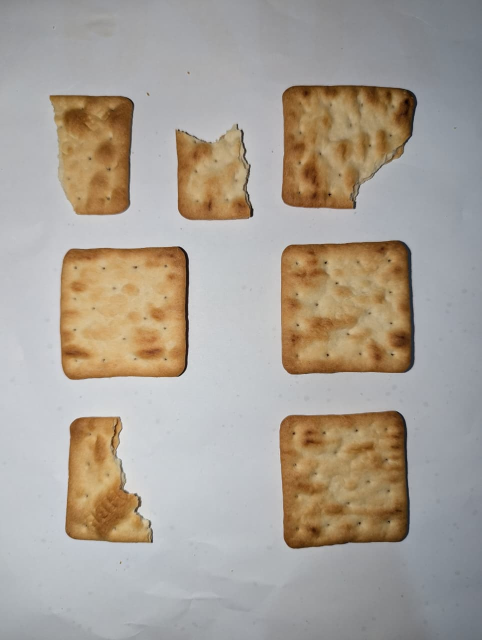
#> input picture input/1.1.jpeg, 963 x 1280 px (shown at 1/2 size); its folder holds only this picture in this run
$ jupyter execute code.ipynb
#> lines starting #> are read from the running program, lines starting #| are printed output that depends on the picture; after the words box and inside, x2 and y2 are one past the last pixel; in counts of white or black regions, pixels touching at a corner belong together
[cell 1]
import cv2
import numpy as np
import os

input_folder = "input"
output_folder = "output"

os.makedirs(output_folder, exist_ok=True)

for filename in os.listdir(input_folder):

    if not filename.lower().endswith((".jpg", ".jpeg", ".png")):
        continue

    image_path = os.path.join(input_folder, filename)
    image = cv2.imread(image_path)
#> image is the input picture: shape (1280, 963, 3); mean B, G, R 150.8, 160.9, 169.2

    if image is None:
        continue

    image = cv2.resize(image, (800, 800))
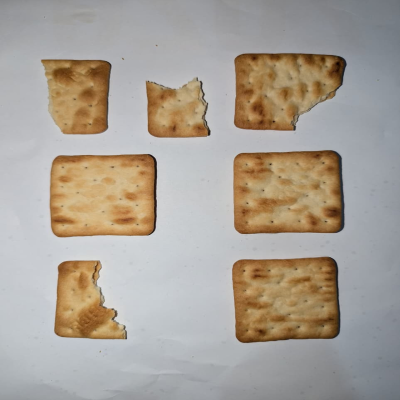
#> image: shape (800, 800, 3) (shown at 1/2 size); mean B, G, R 150.8, 160.8, 169.1


    gray = cv2.cvtColor(image, cv2.COLOR_BGR2GRAY)
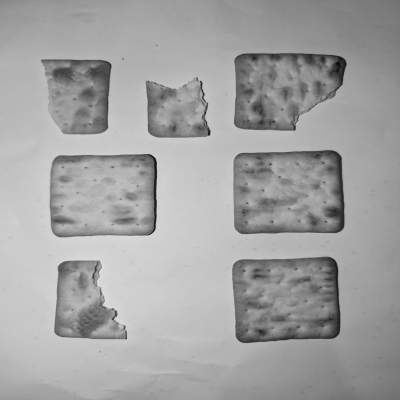
#> gray: shape (800, 800) (shown at 1/2 size); min 4, max 230, mean 162.2


    blur = cv2.GaussianBlur(gray, (5, 5), 0)


    median_val = np.median(blur)
#> median_val = 165
    lower = int(max(0, 0.66 * median_val))
#> lower = 108
    upper = int(min(255, 1.33 * median_val))
#> upper = 219

    edges = cv2.Canny(blur, lower, upper)
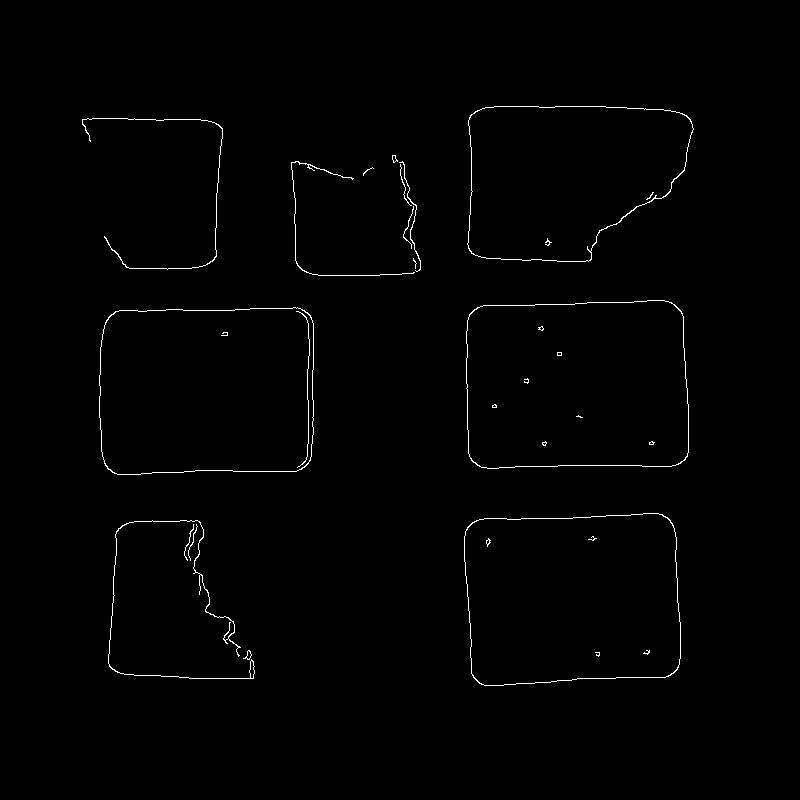
#> edges: shape (800, 800); 0.81% white in thin lines or dots, all inside (x1, y1, x2, y2) = (82, 106, 694, 686)


    kernel = np.ones((5, 5), np.uint8)


    edges = cv2.dilate(edges, kernel, iterations=2)
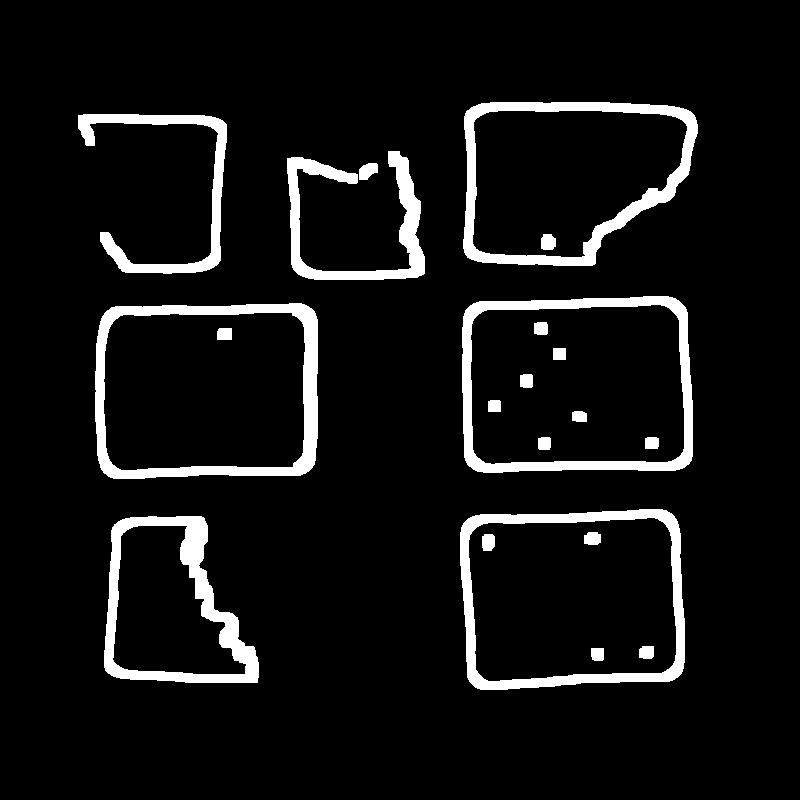
#> edges: shape (800, 800); 7.4% white; 21 white regions, largest, box (x1, y1, x2, y2) and area: (95, 303, 318, 479) 7643, (463, 102, 698, 266) 7039, (462, 296, 693, 473) 7026
    edges = cv2.erode(edges, kernel, iterations=1)
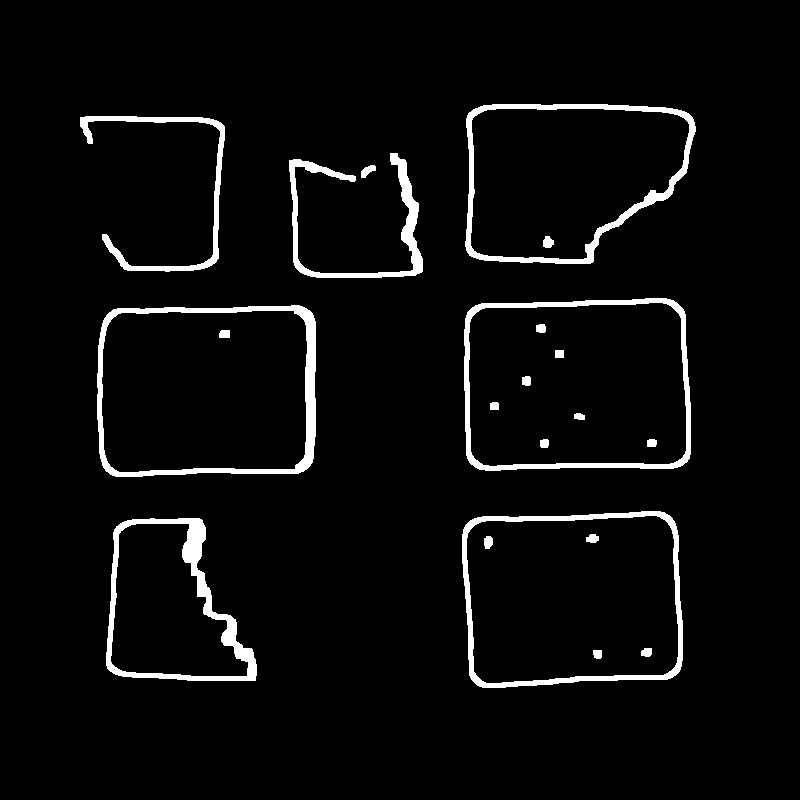
#> edges: shape (800, 800); 4.2% white; 21 white regions, largest, box (x1, y1, x2, y2) and area: (97, 305, 316, 477) 4575, (106, 518, 257, 681) 4106, (465, 104, 696, 264) 3943


    edges = cv2.morphologyEx(edges, cv2.MORPH_CLOSE, kernel, iterations=2)
#> edges: shape (800, 800); 4.2% white; 20 white regions


    contours, _ = cv2.findContours(edges, cv2.RETR_EXTERNAL, cv2.CHAIN_APPROX_SIMPLE)
#> contours = 7 contours; box (x1, y1, x2, y2) and area: (464, 298, 691, 471) 36921, (462, 511, 683, 688) 35670, (97, 305, 316, 477) 35618, (465, 104, 696, 264) 29550, (106, 518, 257, 681) 17574, (289, 153, 423, 278) 2708, (80, 116, 225, 272) 2002

    intact = 0
    broken = 0

    for cnt in contours:

        area = cv2.contourArea(cnt)

        if area < 500 or area > 200000:
            continue

        x, y, w, h = cv2.boundingRect(cnt)

        if w > 750 or h > 750:
            continue

        perimeter = cv2.arcLength(cnt, True)
        if perimeter == 0:
            continue


        circularity = 4 * np.pi * area / (perimeter * perimeter)

        hull = cv2.convexHull(cnt)
        hull_area = cv2.contourArea(hull)

        if hull_area == 0:
            continue

        solidity = float(area) / hull_area


        if circularity > 0.75 and solidity > 0.50:
            label = "Intact Biscuit"
            color = (0, 255, 0)
            intact += 1
        else:
            label = "Broken Biscuit"
            color = (0, 0, 255)
            broken += 1


        cv2.drawContours(image, [cnt], -1, color, 2)
        cv2.rectangle(image, (x, y), (x + w, y + h), color, 2)

        cv2.putText(image, label, (x, y - 10),
                    cv2.FONT_HERSHEY_SIMPLEX, 0.6, color, 2)
#> this loop made 7 passes
#> (area, x, y, w, h, perimeter, circularity, hull_area) on passes 1 to 7: (17574.5, 106, 518, 151, 163, 597.7, 0.618, 19588), (35670, 462, 511, 221, 177, 751.8, 0.793, 36384), (35618, 97, 305, 219, 172, 745.3, 0.806, 36092), (36921, 464, 298, 227, 173, 762.5, 0.798, 37455.5), (2707.5, 289, 153, 134, 125, 935.1, 0.0389, 15085), (2002.5, 80, 116, 145, 156, 883.5, 0.0322, 19333.5), (29550.5, 465, 104, 231, 160, 716.3, 0.724, 30956)
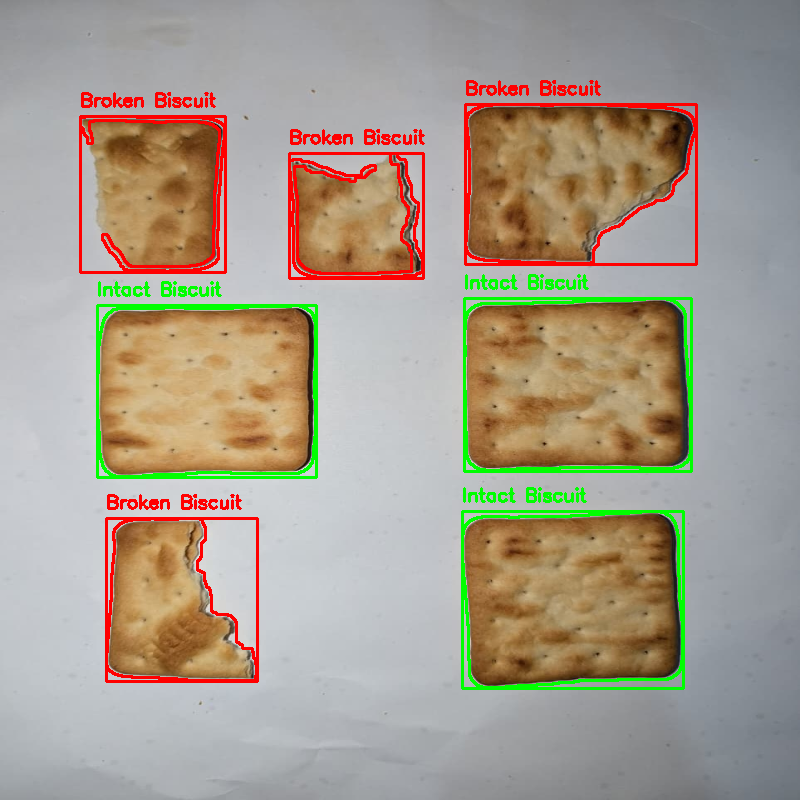
#> image: shape (800, 800, 3); 5.35% of pixels changed, all inside (x1, y1, x2, y2) = (79, 80, 698, 690)
#> after the loop, broken = 4; intact = 3


    output_path = os.path.join(output_folder, f"processed_{filename}")
    cv2.imwrite(output_path, image)

print("Outline-based processing complete. Check output_images folder.")

$ run again, on input/1.5.jpeg
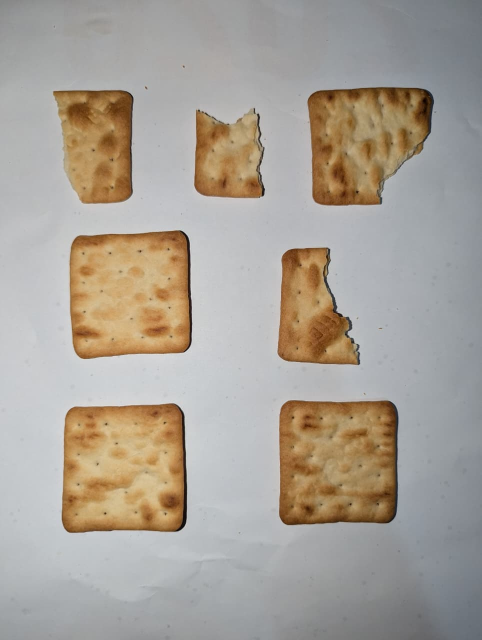
#> input picture input/1.5.jpeg, 963 x 1280 px (shown at 1/2 size)
#> image is the input picture: shape (1280, 963, 3); mean B, G, R 151.2, 161, 168.7
#> median_val = 166
#> lower = 109
#> upper = 220
#> `edges = cv2.erode(edges, kernel, iterations=1)`:
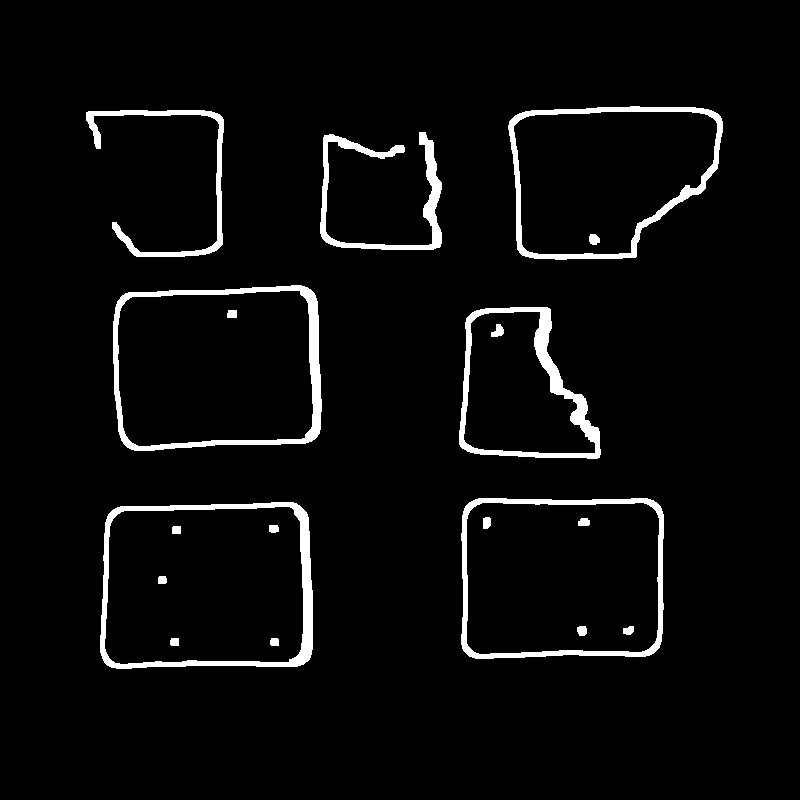
#> edges: shape (800, 800); 4.1% white; 19 white regions, largest, box (x1, y1, x2, y2) and area: (100, 502, 313, 669) 4444, (113, 285, 322, 451) 4272, (459, 307, 601, 459) 3767
#> contours = 7 contours; box (x1, y1, x2, y2) and area: (100, 502, 313, 669) 33304, (113, 285, 322, 451) 31680, (461, 498, 664, 659) 31158, (508, 106, 723, 260) 26117, (459, 307, 601, 459) 15686, (320, 132, 442, 250) 2507, (86, 110, 224, 257) 1946
#> the loop `for cnt in contours: ` made 7 passes
#> (area, x, y, w, h, perimeter, circularity, hull_area) on passes 1 to 7: (33304, 100, 502, 213, 167, 723.7, 0.799, 33809.5), (31158, 461, 498, 203, 161, 701.7, 0.795, 31775), (15686, 459, 307, 142, 152, 550.3, 0.651, 17247), (31679.5, 113, 285, 209, 166, 705.6, 0.8, 32211), (2507, 320, 132, 122, 118, 883.5, 0.0404, 13455), (1946.5, 86, 110, 138, 147, 858.6, 0.0332, 17329), (26117, 508, 106, 215, 154, 669.6, 0.732, 27436.5)
#> after the loop `for cnt in contours:`:
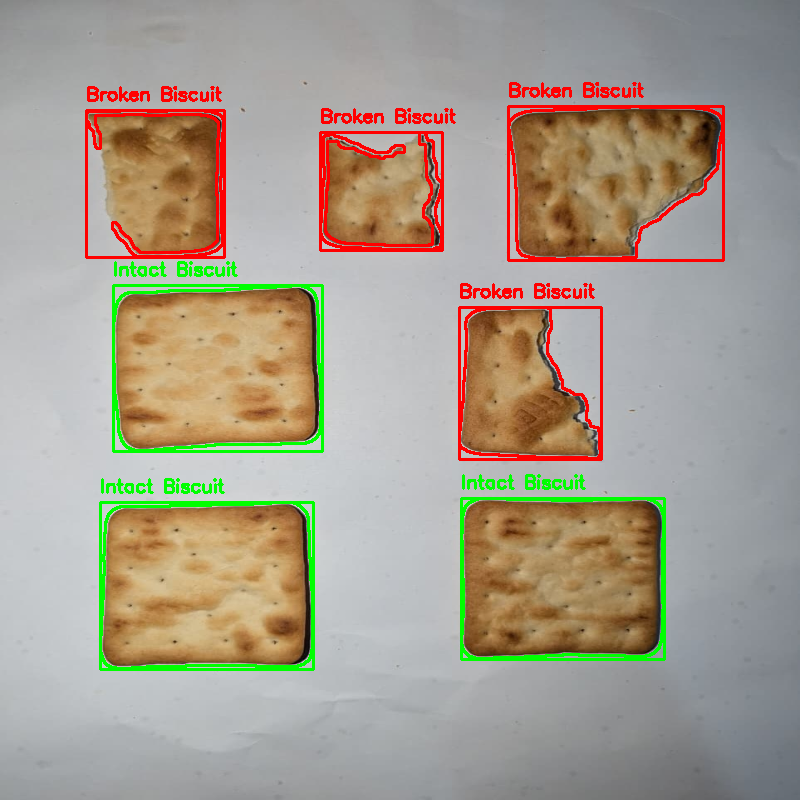
#> image: shape (800, 800, 3); mean B, G, R 142.1, 157.4, 166.7
#> after the loop `for cnt in contours:`: broken = 4; intact = 3

$ run again, on input/2.1.jpeg
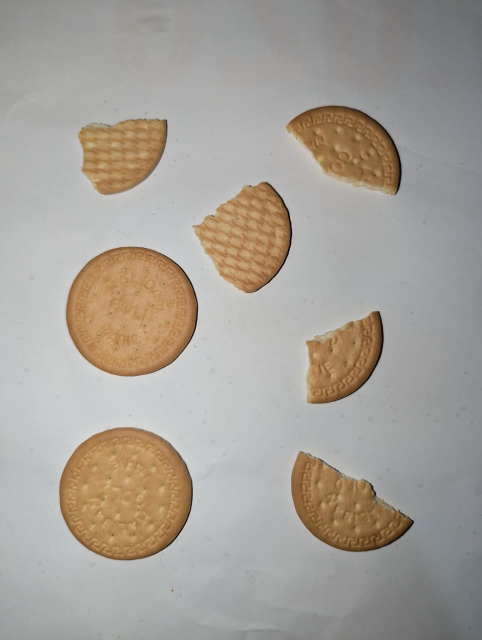
#> input picture input/2.1.jpeg, 963 x 1280 px (shown at 1/2 size)
#> image is the input picture: shape (1280, 963, 3); mean B, G, R 151.6, 159.7, 166.1
#> median_val = 162
#> lower = 106
#> upper = 215
#> `edges = cv2.erode(edges, kernel, iterations=1)`:
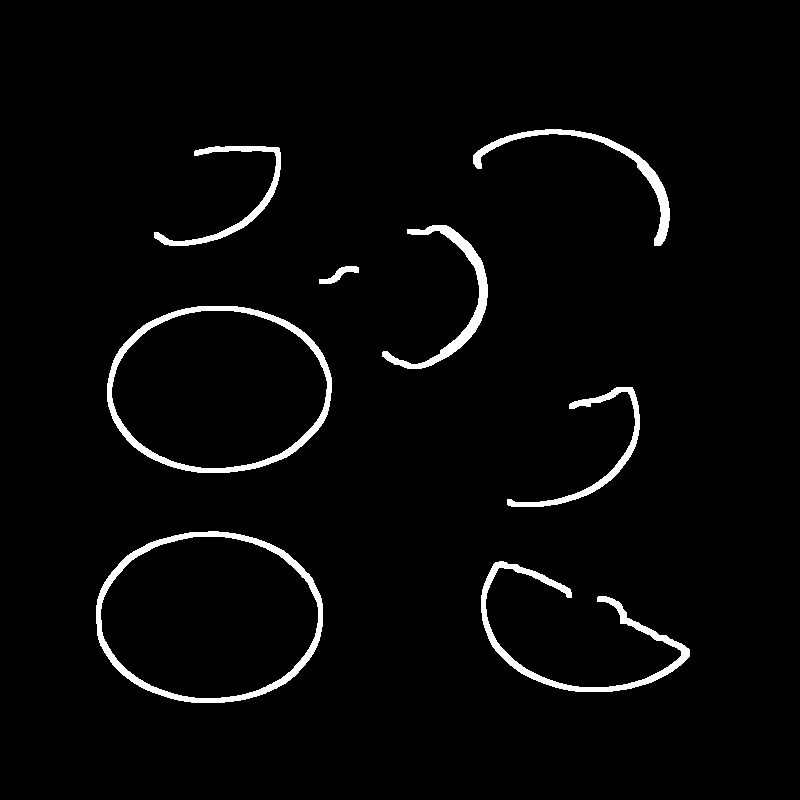
#> edges: shape (800, 800); 2.9% white; 8 white regions, largest, box (x1, y1, x2, y2) and area: (96, 531, 323, 703) 3831, (107, 306, 332, 473) 3749, (481, 561, 690, 692) 3138
#> contours = 8 contours; box (x1, y1, x2, y2) and area: (96, 531, 323, 703) 30874, (107, 306, 332, 473) 29782, (481, 561, 690, 692) 2708, (382, 225, 488, 369) 1981, (473, 129, 670, 246) 1826, (507, 387, 640, 507) 1422, (154, 146, 281, 246) 1336, (319, 266, 359, 284) 236
#> the loop `for cnt in contours: ` made 8 passes
#> (area, x, y, w, h, perimeter, circularity, hull_area) on passes 2, 4: (30874, 96, 531, 227, 172, 666.3, 0.874, 31055), (29781.5, 107, 306, 225, 167, 654.1, 0.875, 29934)
#> after the loop `for cnt in contours:`:
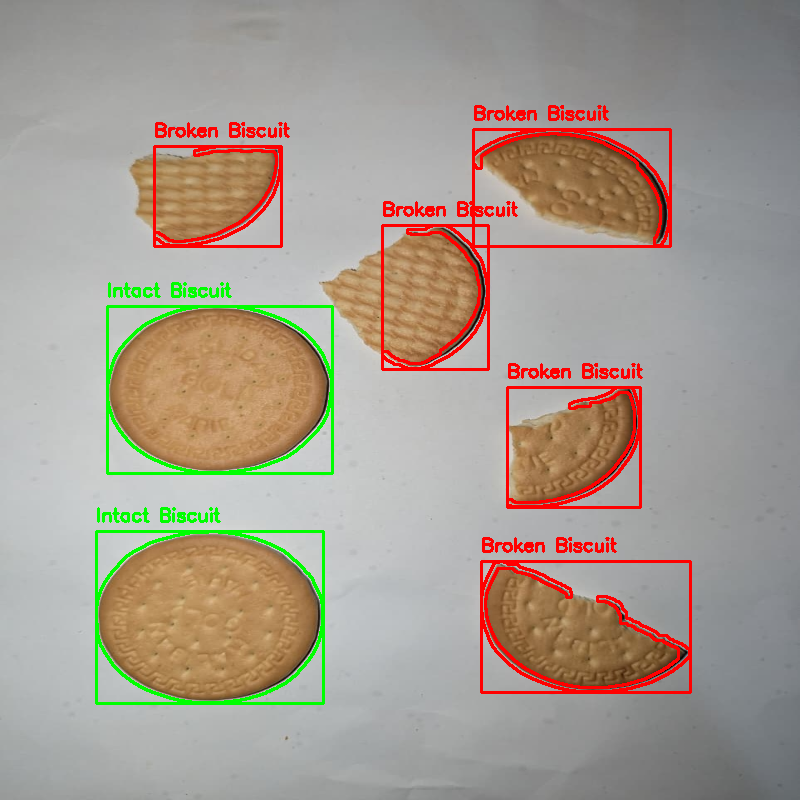
#> image: shape (800, 800, 3); mean B, G, R 143.3, 155.1, 166.3
#> after the loop `for cnt in contours:`: broken = 5; intact = 2
